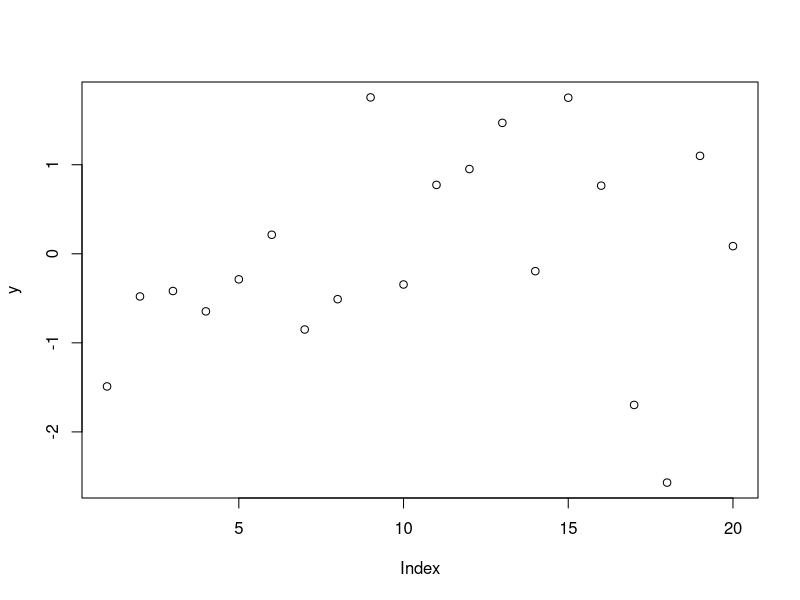
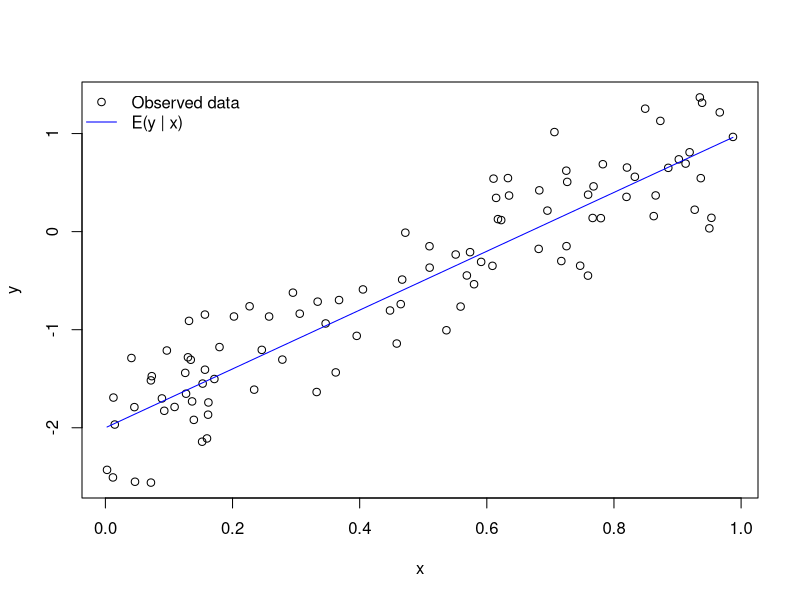
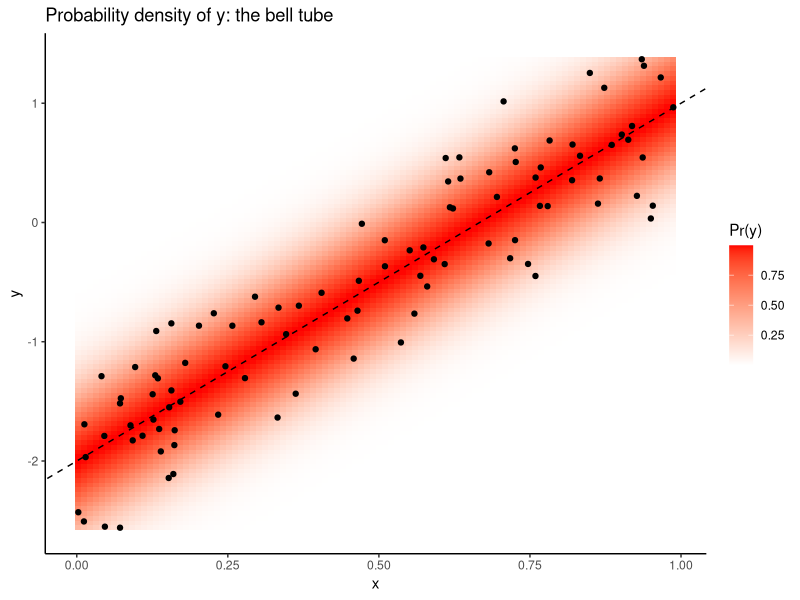
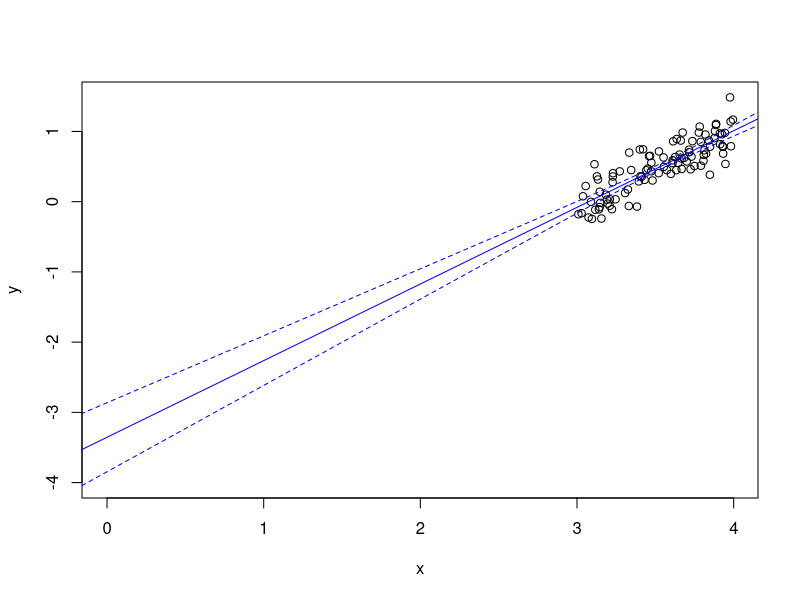
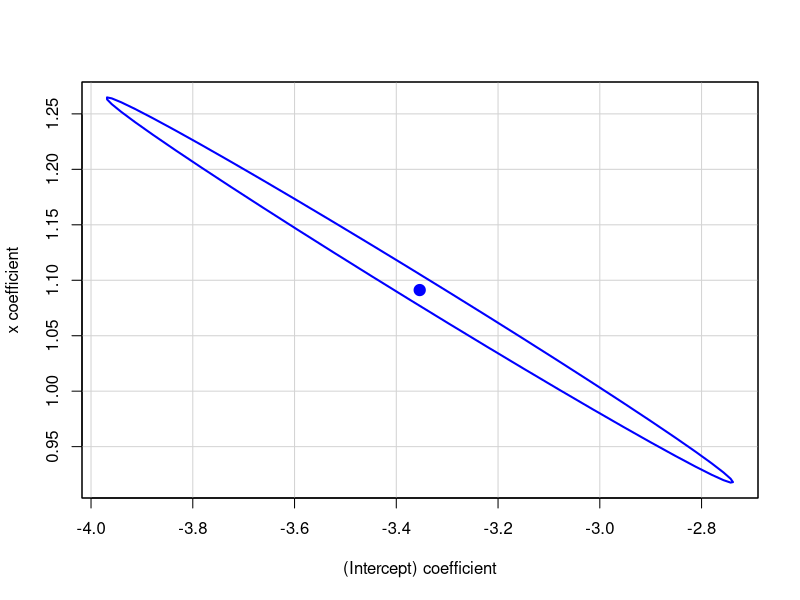
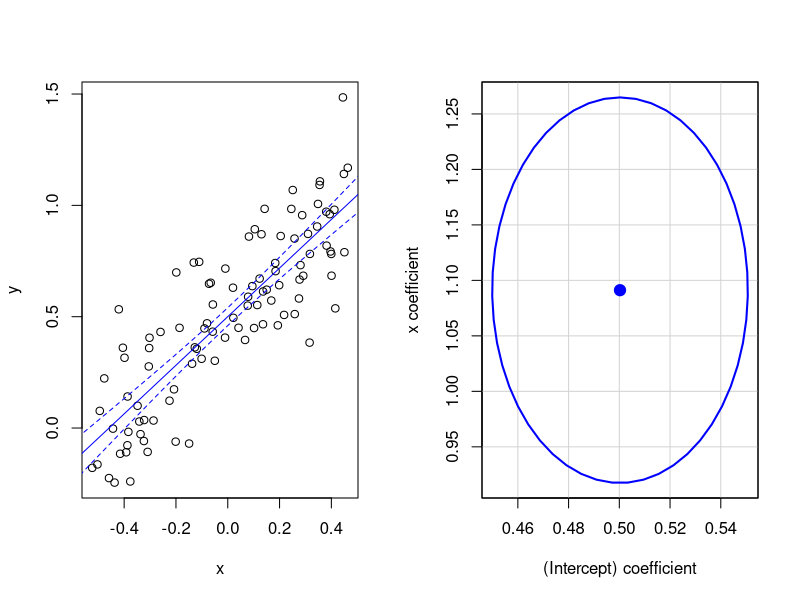
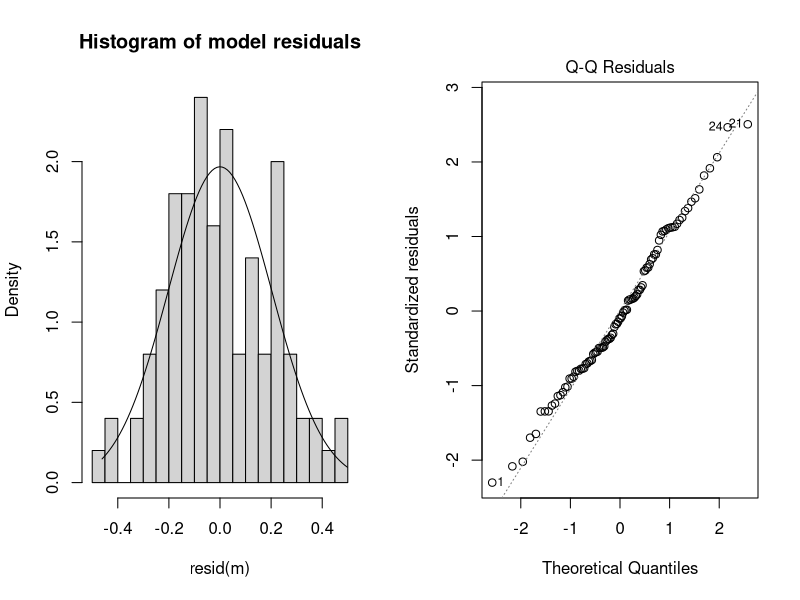
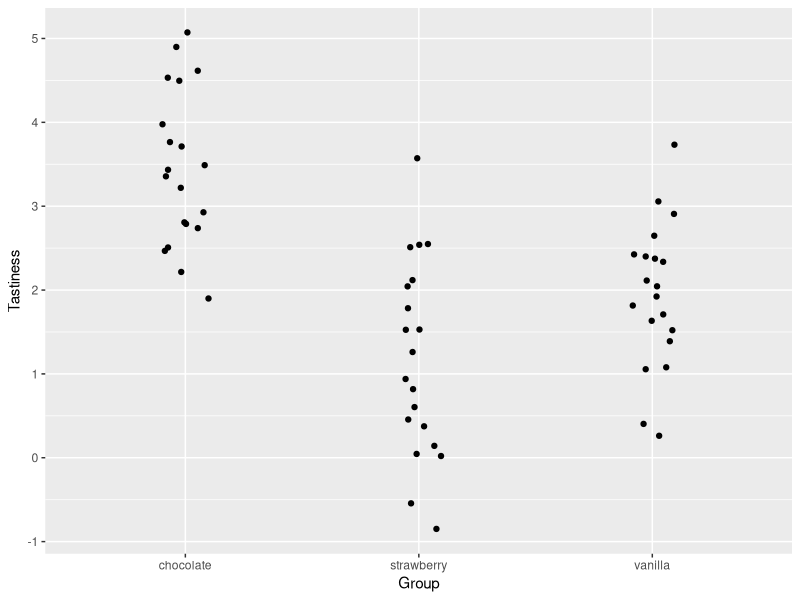

Here is the R script that generated these plots, in order: (Note: this script raises an error after producing the figures.)
## ---- chunk 1
# simulating a sample of y values from a normal distribution
y <- rnorm(20)
plot(y)
## ---- chunk 2
# fitting a model of the mean with lm
m <- lm(y ~ 1)
summary(m)
## ---- chunk 3
# simulate and plot x and y values
n <- 100
x <- runif(n)
alpha <- -2
beta <- 3
sigma <- .4
y <- rnorm(n, mean = alpha + beta * x, sd = sigma)
plot(x, y)

# add known mean function 
lines(x = x, y = alpha + beta * x, col='blue')
legend('topleft', 
       pch = c(1, NA), lty = c(NA, 1), 
       col = c('black', 'blue'), 
       legend = c('Observed data', 'E(y | x)'), 
       bty = 'n')
## ---- chunk 4
# show the probability density of y as a function of x
lo <- 100
yv <- seq(min(y), max(y), length.out = lo)
xv <- seq(min(x), max(x), length.out = lo)
g <- expand.grid(x = xv, y = yv)
g$py <- dnorm(g$y, alpha + beta * g$x, sigma)

sample_d <- data.frame(x = x, y = y)

library(ggplot2)
ggplot(g, aes(x=x, y=y)) + 
  geom_tile(aes(fill=py)) + 
  geom_point(data=sample_d) + 
  scale_fill_gradient2(name = "Pr(y)", high='red') + 
  theme_classic() + 
  geom_abline(intercept=alpha, slope=beta, linetype='dashed') + 
  ggtitle('Probability density of y: the bell tube')
## ---- chunk 5
m <- lm(y ~ x)
summary(m)
## ---- chunk 6

x <- runif(n)
alpha <- 0
beta <- 1
sigma <- .2
y <- rnorm(n, mean = alpha + beta * x, sd = sigma)
x <- x + 3
plot(x, y, xlim=c(0, max(x)), ylim=c(-4, max(y)))
m <- lm(y ~ x)
abline(m, col='blue')
px <- seq(-1, max(x) + 1, length.out=100)
py <- predict(m, list(x=px), se.fit=TRUE, interval='confidence')
lines(px, py$fit[, 'lwr'], lty=2, col='blue')
lines(px, py$fit[, 'upr'], lty=2, col='blue')
## ---- chunk 7
confint(m)
## ---- chunk 8
library(car)
confidenceEllipse(m)
## ---- chunk 9
par(mfrow=c(1, 2))
x <- x - mean(x)
m <- lm(y ~ x)
plot(x, y)
abline(m, col='blue')
px <- seq(min(x) - 1, max(x) + 1, length.out=100)
py <- predict(m, list(x=px), se.fit=TRUE, interval='confidence')
lines(px, py$fit[, 'lwr'], lty=2, col='blue')
lines(px, py$fit[, 'upr'], lty=2, col='blue')
confidenceEllipse(m)
## ---- chunk 10
hist(resid(m), breaks = 20, freq = F, 
     main = 'Histogram of model residuals')
curve_x <- seq(min(resid(m)), max(resid(m)), .01)
lines(curve_x, dnorm(curve_x, 0, summary(m)$sigma))
## ---- chunk 11
plot(m, 2)
## ---- chunk 12
# simulate and visualize data
n <- 60
x <- rep(c("chocolate", "strawberry", "vanilla"), length.out = n)
x <- factor(x)
sigma <- 1
mu_y <- c(chocolate = 3.352, strawberry = .93, vanilla = 1.5)
y <- rnorm(n, mu_y[x], sigma)

library(ggplot2)
ggplot(data.frame(x, y), aes(x, y)) + 
  geom_jitter(position = position_jitter(width=.1)) + 
  xlab('Group') + 
  ylab('Tastiness')
## ---- chunk 13
m <- lm(y ~ x)
summary(m)
## ---- chunk 14
m <- lm(y ~ 0 + x)
summary(m)
## ---- chunk 15
confint(m)
## ---- chunk 16
par(mfrow=c(2, 2))
plot(m)
## ---- chunk 17
n <- 100
x1 <- rnorm(n)
x2 <- rnorm(n)
beta <- rnorm(4)
sigma <- 1
X <- matrix(c(rep(1, n), x1, x2, x1 * x2), nrow=n)
mu_y <- X %*% beta
y <- rnorm(n, mu_y, sigma)
m <- lm(y ~ x1 * x2)
summary(m)
## ---- chunk 18
# visualizing the results in terms of the linear predictor
lo <- 40
x1seq <- seq(min(x1), max(x1), length.out = lo)
x2seq <- seq(min(x2), max(x2), length.out = lo)
g <- expand.grid(x1=x1seq, x2=x2seq)
g$e_y <- beta[1] + beta[2] * g$x1 + beta[3] * g$x2 + beta[4] * g$x1 * g$x2
ggplot(g, aes(x=x1, y=x2)) + 
  geom_tile(aes(fill=e_y)) + 
  stat_contour(aes(z=e_y), col='grey') + 
  scale_fill_gradient2() + 
  geom_point(data=data.frame(x1, x2))
## ---- chunk 19
library(effects)
plot(allEffects(m))
## ---- chunk 20
str(ToothGrowth)
ToothGrowth$dose <- factor(ToothGrowth$dose)
ggplot(ToothGrowth, aes(x=interaction(dose, supp), y=len)) + 
  geom_point()
## ---- chunk 21
library(dplyr)
ToothGrowth %>%
  group_by(dose, supp) %>%
  summarize(mean = mean(len), 
            sd = sd(len), 
            n = n())
## ---- chunk 22
m <- lm(len ~ dose * supp, data = ToothGrowth)
summary(m)
## ---- chunk 23
model.matrix(m)
## ---- chunk 24
cbind(model.matrix(m), ToothGrowth)
## ---- chunk 25
anova(m)
## ---- chunk 26
m2 <- lm(len ~ dose + supp, data = ToothGrowth)
AIC(m, m2)
## ---- chunk 27
plot(allEffects(m))
## ---- chunk 28
# construct a new data frame for predictions
g <- expand.grid(supp = levels(ToothGrowth$supp), 
                 dose = levels(ToothGrowth$dose))
p <- predict(m, g, interval = 'confidence', type='response')
predictions <- cbind(g, data.frame(p))

ggplot(ToothGrowth, aes(x=interaction(dose, supp), y=len)) + 
  geom_segment(data=predictions, 
               aes(y=lwr, yend=upr, 
                   xend=interaction(dose, supp)), col='red') + 
  geom_point(data=predictions, aes(y=fit), color='red', size=2, shape=2) + 
  geom_jitter(position = position_jitter(width=.1), shape=1) + 
  ylab("Length")
